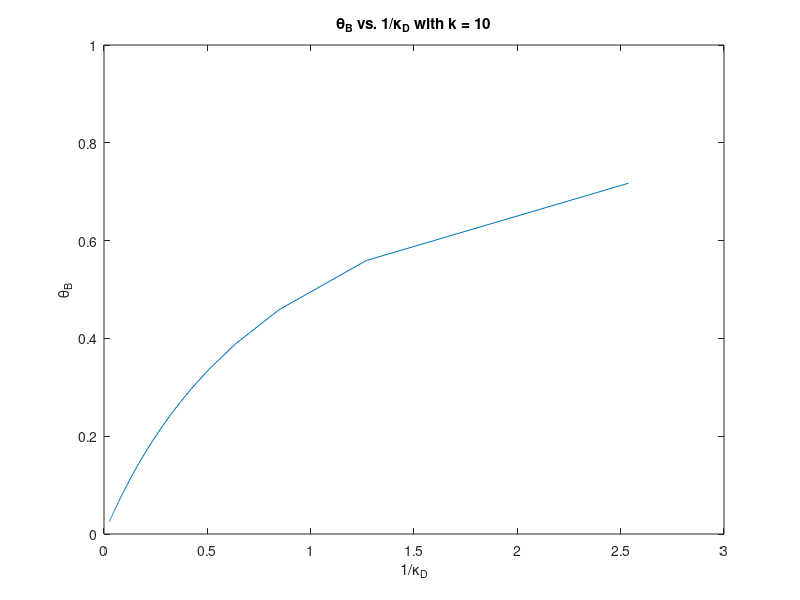

Reproduce this figure in MATLAB. (Note: this script raises an error after producing the figure.)
%% CHEME 7770 HW4 Problem 1b, plot responses
kD = linspace(0, 39); % Max input chosen bc higher values causes y array to
% contain negative values ( y should be betweenn 0 and 1 bc normalized)
k = 10; % Change value to plot for both k=0.1 and k=10

% Plot thetaB vs 1/kD
thetaB = 1 ./ (kD + 1);
figure(1)
plot(1./kD, thetaB)
xlabel('1/\kappa_D')
ylabel('\theta_B')
title('\theta_B vs. 1/\kappa_D with k = 10')
thetaB(2)

% Plot x* vs 1/kD
xsoln = zeros(100, 2); % Store numeric values of x
syms x y
figure(2)
for i = 1:100
    eqn1 = 5/(kD(i)+1) == x/(1-x)*(k+1-x)/(k-x);
    solx = solve(eqn1,x);
    xsoln(i, 1:2) = vpa(solx);
end

plot(1./kD, xsoln(1:end, 1)) 
% Used col 1 of x bc solutions should be less than 1 due to normalizing
xlabel('1/\kappa_D')
ylabel('x*')
title('x* vs. 1/\kappa_D with k = 10')


% Plot y* vs 1/kD
ysoln = zeros(100, 2); % Store numeric values of y
figure(3)
for j = 1:100
    eqn2 = 50 * (1-xsoln(j,1)) / (kD(j)+1) * (k-xsoln(j,1)) / (k+1-xsoln(j,1)) == ...
        y / (1-y) * (k+1-y) / (k+y);
    soly = solve(eqn2,y);
    ysoln(j, 1:2) = vpa(soly);
end

plot(1./kD, ysoln(1:end, 2))
% For k = 0.1, used col 1 bc col 2 is greater than 1
% For k = 10, used col 2 bc col 1 has negative values
xlabel('1/\kappa_D')
ylabel('y*')
title('y* vs. 1/\kappa_D with k = 10')

% Plot all outputs in one figure
figure(4)
plot(1./kD, thetaB)
hold on
plot(1./kD, xsoln(1:end, 1)) 
plot(1./kD, ysoln(1:end, 2))
xlabel('1/\kappa_D')
ylabel('Output')
legend('\theta_B', 'x*', 'y*')
title('k = 10')
hold off